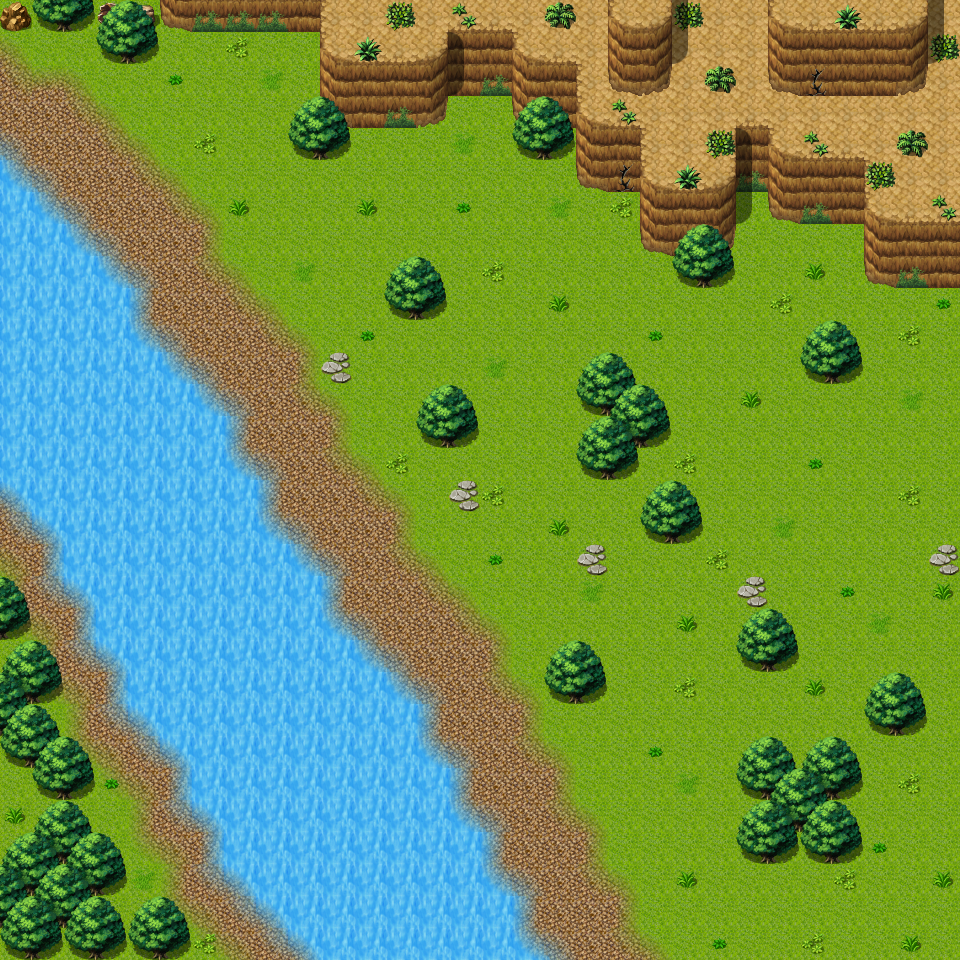

This game map was drawn from its Tiled (.tmx) file and the tilesets committed beside it. A one-line description and the trimmed map source follow:
An orthogonal 30x30 tile map with 32x32 px tiles, 3 tile layers (Ground, Objects, Above), 1 hidden layer not drawn, 40 tilesets and 8 objects (5x spawn, 3x mapchange).

<map version="1.0" orientation="orthogonal" width="30" height="30" tilewidth="32" tileheight="32">
 <properties>
  <property name="outdoors" value="1" />
 </properties>
 <tileset firstgid="1" name="map_bed_1" tilewidth="32" tileheight="32">
  <image source="../drawable/map_bed_1.png" width="512" height="256" />
 </tileset>
 <tileset firstgid="129" name="map_border_1" tilewidth="32" tileheight="32">
  <image source="../drawable/map_border_1.png" width="512" height="256" />
 </tileset>
 <tileset firstgid="257" name="map_bridge_1" tilewidth="32" tileheight="32">
  <image source="../drawable/map_bridge_1.png" width="512" height="256" />
 </tileset>
 <tileset firstgid="385" name="map_broken_1" tilewidth="32" tileheight="32">
  <image source="../drawable/map_broken_1.png" width="512" height="256" />
 </tileset>
 <tileset firstgid="513" name="map_cavewall_1" tilewidth="32" tileheight="32">
  <image source="../drawable/map_cavewall_1.png" width="576" height="192" />
 </tileset>
 <tileset firstgid="621" name="map_cavewall_2" tilewidth="32" tileheight="32">
  <image source="../drawable/map_cavewall_2.png" width="576" height="192" />
 </tileset>
 <tileset firstgid="729" name="map_cavewall_3" tilewidth="32" tileheight="32">
  <image source="../drawable/map_cavewall_3.png" width="576" height="192" />
 </tileset>
 <tileset firstgid="837" name="map_chair_table_1" tilewidth="32" tileheight="32">
  <image source="../drawable/map_chair_table_1.png" width="512" height="256" />
 </tileset>
 <tileset firstgid="965" name="map_crate_1" tilewidth="32" tileheight="32">
  <image source="../drawable/map_crate_1.png" width="512" height="256" />
 </tileset>
 <tileset firstgid="1093" name="map_cupboard_1" tilewidth="32" tileheight="32">
  <image source="../drawable/map_cupboard_1.png" width="512" height="256" />
 </tileset>
 <tileset firstgid="1221" name="map_curtain_1" tilewidth="32" tileheight="32">
  <image source="../drawable/map_curtain_1.png" width="512" height="256" />
 </tileset>
 <tileset firstgid="1349" name="map_entrance_1" tilewidth="32" tileheight="32">
  <image source="../drawable/map_entrance_1.png" width="512" height="256" />
 </tileset>
 <tileset firstgid="1477" name="map_fence_1" tilewidth="32" tileheight="32">
  <image source="../drawable/map_fence_1.png" width="512" height="256" />
 </tileset>
 <tileset firstgid="1605" name="map_fence_2" tilewidth="32" tileheight="32">
  <image source="../drawable/map_fence_2.png" width="512" height="256" />
 </tileset>
 <tileset firstgid="1733" name="map_ground_1" tilewidth="32" tileheight="32">
  <image source="../drawable/map_ground_1.png" width="512" height="256" />
 </tileset>
 <tileset firstgid="1861" name="map_ground_2" tilewidth="32" tileheight="32">
  <image source="../drawable/map_ground_2.png" width="512" height="256" />
 </tileset>
 <tileset firstgid="1989" name="map_ground_3" tilewidth="32" tileheight="32">
  <image source="../drawable/map_ground_3.png" width="512" height="256" />
 </tileset>
 <tileset firstgid="2117" name="map_ground_4" tilewidth="32" tileheight="32">
  <image source="../drawable/map_ground_4.png" width="512" height="256" />
 </tileset>
 <tileset firstgid="2245" name="map_ground_5" tilewidth="32" tileheight="32">
  <image source="../drawable/map_ground_5.png" width="512" height="256" />
 </tileset>
 <tileset firstgid="2373" name="map_ground_6" tilewidth="32" tileheight="32">
  <image source="../drawable/map_ground_6.png" width="512" height="256" />
 </tileset>
 <tileset firstgid="2501" name="map_ground_7" tilewidth="32" tileheight="32">
  <image source="../drawable/map_ground_7.png" width="512" height="256" />
 </tileset>
 <tileset firstgid="2629" name="map_ground_8" tilewidth="32" tileheight="32">
  <image source="../drawable/map_ground_8.png" width="512" height="256" />
 </tileset>
 <tileset firstgid="2757" name="map_indoor_1" tilewidth="32" tileheight="32">
  <image source="../drawable/map_indoor_1.png" width="512" height="256" />
 </tileset>
 <tileset firstgid="2885" name="map_kitchen_1" tilewidth="32" tileheight="32">
  <image source="../drawable/map_kitchen_1.png" width="512" height="256" />
 </tileset>
 <tileset firstgid="3013" name="map_outdoor_1" tilewidth="32" tileheight="32">
  <image source="../drawable/map_outdoor_1.png" width="512" height="256" />
 </tileset>
 <tileset firstgid="3141" name="map_pillar_1" tilewidth="32" tileheight="32">
  <image source="../drawable/map_pillar_1.png" width="512" height="256" />
 </tileset>
 <tileset firstgid="3269" name="map_plant_1" tilewidth="32" tileheight="32">
  <image source="../drawable/map_plant_1.png" width="512" height="256" />
 </tileset>
 <tileset firstgid="3397" name="map_rock_1" tilewidth="32" tileheight="32">
  <image source="../drawable/map_rock_1.png" width="512" height="256" />
 </tileset>
 <tileset firstgid="3525" name="map_roof_1" tilewidth="32" tileheight="32">
  <image source="../drawable/map_roof_1.png" width="512" height="256" />
 </tileset>
 <tileset firstgid="3653" name="map_roof_2" tilewidth="32" tileheight="32">
  <image source="../drawable/map_roof_2.png" width="512" height="256" />
 </tileset>
 <tileset firstgid="3781" name="map_shop_1" tilewidth="32" tileheight="32">
  <image source="../drawable/map_shop_1.png" width="512" height="256" />
 </tileset>
 <tileset firstgid="3909" name="map_sign_ladder_1" tilewidth="32" tileheight="32">
  <image source="../drawable/map_sign_ladder_1.png" width="512" height="256" />
 </tileset>
 <tileset firstgid="4037" name="map_table_1" tilewidth="32" tileheight="32">
  <image source="../drawable/map_table_1.png" width="512" height="256" />
 </tileset>
 <tileset firstgid="4165" name="map_trail_1" tilewidth="32" tileheight="32">
  <image source="../drawable/map_trail_1.png" width="512" height="256" />
 </tileset>
 <tileset firstgid="4293" name="map_tree_1" tilewidth="32" tileheight="32">
  <image source="../drawable/map_tree_1.png" width="512" height="256" />
 </tileset>
 <tileset firstgid="4421" name="map_wall_1" tilewidth="32" tileheight="32">
  <image source="../drawable/map_wall_1.png" width="512" height="256" />
 </tileset>
 <tileset firstgid="4549" name="map_wall_2" tilewidth="32" tileheight="32">
  <image source="../drawable/map_wall_2.png" width="480" height="256" />
 </tileset>
 <tileset firstgid="4669" name="map_wall_3" tilewidth="32" tileheight="32">
  <image source="../drawable/map_wall_3.png" width="480" height="256" />
 </tileset>
 <tileset firstgid="4789" name="map_window_1" tilewidth="32" tileheight="32">
  <image source="../drawable/map_window_1.png" width="512" height="256" />
 </tileset>
 <tileset firstgid="4917" name="map_window_2" tilewidth="32" tileheight="32">
  <image source="../drawable/map_window_2.png" width="512" height="256" />
 </tileset>
 <layer name="Ground" width="30" height="30">
  <data>[900 cells, 900 non-empty, 12 distinct tile ids]</data>
 </layer>
 <layer name="Objects" width="30" height="30">
  <data>[900 cells, 287 non-empty, 27 distinct tile ids]</data>
 </layer>
 <layer name="Above" width="30" height="30">
  <data>[900 cells, 63 non-empty, 11 distinct tile ids]</data>
 </layer>
 <layer name="Walkable" width="30" height="30" visible="0">
  <data>[900 cells, 434 non-empty, 1 distinct tile ids]</data>
 </layer>
 <objectgroup name="Mapevents">
  <object name="west" type="mapchange" x="0" y="32" width="32" height="96">
   <properties>
    <property name="map" value="waterway2" />
    <property name="place" value="east" />
   </properties>
  </object>
  <object name="south" type="mapchange" x="576" y="928" width="384" height="32">
   <properties>
    <property name="map" value="waterway5" />
    <property name="place" value="north" />
   </properties>
  </object>
  </objectgroup>
 <objectgroup name="Spawn">
  <!-- 5 objects omitted --></objectgroup>
 <objectgroup name="Keys" />
</map>
<!-- 6 of 8 objects omitted -->
